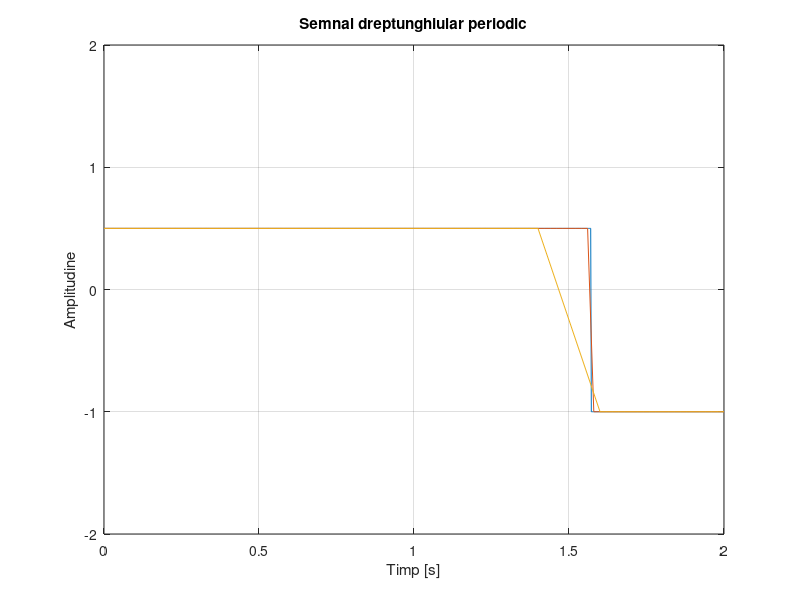

MATLAB code for this plot:
%Ex1
%Cazul 1- 2ms
t = 0:0.002:2; %timpul de la 0 la perioada de 2s
x = square(t,25); %se genereaza un semnal dreptunghiular periodic cu factor de umplere 25
for i = 1:length(x) %necesar pentru a atinge nivelul de max si min
    if x(i)>0
        x(i)=x(i)/2;
    end
end
plot(t,x)
axis([0 2 -2 2]) %valorile care se vizualizeaza pe abscisa si pe ordonata
title('Semnal dreptunghiular periodic'),xlabel('Timp [s]'),ylabel('Amplitudine'),grid 

%Cazul 2- 20ms
t = 0:0.02:2;  %timpul de la 0 la perioada de 2s
x = square(t,25); %se genereaza un semnal dreptunghiular periodic cu factor de umplere 25
for i = 1:length(x)
    if x(i)>0
        x(i)=x(i)/2;
    end
end
hold on %afisarea in aceleasi coordonate
plot(t,x)

%Cazul 3- 200ms
t = 0:0.2:2; %timpul de la 0 la perioada de 2s
x = square(t,25); %se genereaza un semnal dreptunghiular periodic cu factor de umplere 25
for i = 1:length(x)
    if x(i)>0
        x(i)=x(i)/2;
    end
end
hold on %afisarea in aceleasi coordonate
plot(t,x)